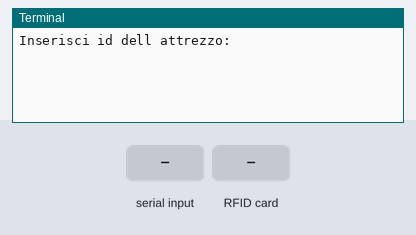
A program run on a simulated Raspberry Pi (header pin numbers). Parts: the last lines printed to the terminal. The test bench sets the inputs (shaded band). At 2.8 s the program stops and its outputs stay as they are.

Above: at 1.2 s.
1.3 s: "1" typed at the terminal, then Enter
At 2.4 s:
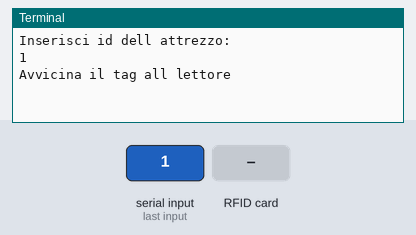
2.8 s: RFID card 5E 7A 19 C4 held to the reader
At 3.5 s:
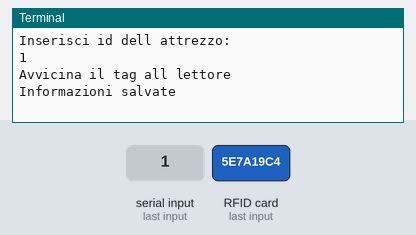

The program:

rfid-writer.py
```python
#!/usr/bin/env python

import RPi.GPIO as GPIO
from mfrc522 import SimpleMFRC522
import datetime

reader = SimpleMFRC522()

try:
        #====================================================================
        # ID ATTREZZO E' RELATIVO A QUELLO SALVATO NEL DATABASE
        #====================================================================
        idAttrezzo = input('Inserisci id dell attrezzo: ')
        # timestamp attuale
        #timestamps = datetime.datetime.now().strftime("%Y-%m-%d %H:%M:%S")
        print("Avvicina il tag all lettore")
        #data = '%d; %s' %(idAttrezzo, timestamps)
        data = idAttrezzo
        reader.write(data)
        print("Informazioni salvate")
finally:
        GPIO.cleanup()
```

Measured:
- after the input at 1.3 s, the terminal: prints a new line at once (image 1)
- after the input at 2.8 s, the terminal: prints a new line at once (image 2)
